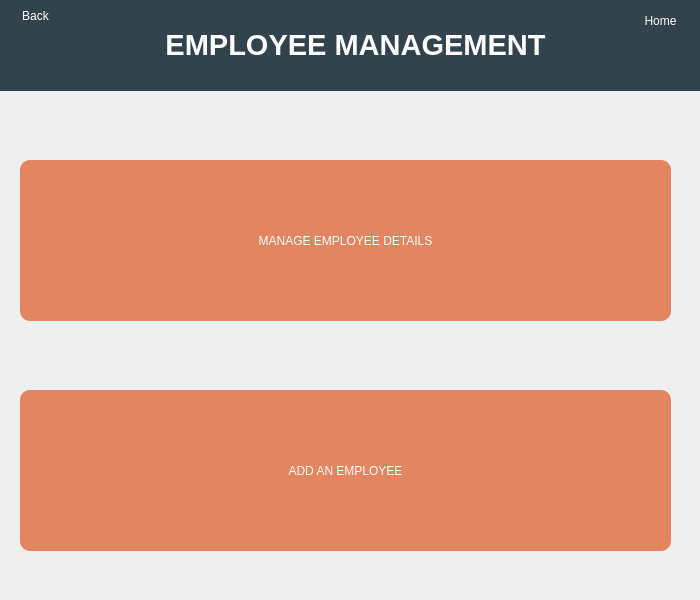
<?xml version="1.0" encoding="UTF-8"?>
<ui version="4.0">
 <class>EmployeeManagement</class>
 <widget class="QWidget" name="EmployeeManagement">
  <property name="geometry">
   <rect>
    <x>0</x>
    <y>0</y>
    <width>700</width>
    <height>600</height>
   </rect>
  </property>
  <property name="minimumSize">
   <size>
    <width>700</width>
    <height>600</height>
   </size>
  </property>
  <property name="maximumSize">
   <size>
    <width>700</width>
    <height>600</height>
   </size>
  </property>
  <property name="windowTitle">
   <string>EmployeeManagement</string>
  </property>
  <property name="windowIcon">
   <iconset resource="res.qrc">
    <normaloff>:/Images/Images/EMPLOYEE.png</normaloff>:/Images/Images/EMPLOYEE.png</iconset>
  </property>
  <widget class="QLabel" name="label">
   <property name="geometry">
    <rect>
     <x>0</x>
     <y>0</y>
     <width>711</width>
     <height>91</height>
    </rect>
   </property>
   <property name="styleSheet">
    <string notr="true">color: rgb(255, 255, 255);
font: 58 26pt &quot;Lucida Bright&quot;;

background-color: rgb(50, 67, 77);


</string>
   </property>
   <property name="text">
    <string>&lt;html&gt;&lt;head/&gt;&lt;body&gt;&lt;p align=&quot;center&quot;&gt;&lt;span style=&quot; font-size:22pt; font-weight:600;&quot;&gt; EMPLOYEE MANAGEMENT&lt;/span&gt;&lt;/p&gt;&lt;/body&gt;&lt;/html&gt;</string>
   </property>
  </widget>
  <widget class="QLabel" name="label_7">
   <property name="geometry">
    <rect>
     <x>100</x>
     <y>10</y>
     <width>51</width>
     <height>61</height>
    </rect>
   </property>
   <property name="styleSheet">
    <string notr="true">color: rgb(255, 255, 255);
font: 58 26pt &quot;Lucida Bright&quot;;
background-color: rgb(50, 67, 77);


</string>
   </property>
   <property name="text">
    <string/>
   </property>
   <property name="pixmap">
    <pixmap resource="res.qrc">:/Inverted Images/Images/Inverted/image (5).png</pixmap>
   </property>
   <property name="scaledContents">
    <bool>true</bool>
   </property>
  </widget>
  <widget class="QPushButton" name="pushButton">
   <property name="geometry">
    <rect>
     <x>20</x>
     <y>160</y>
     <width>651</width>
     <height>161</height>
    </rect>
   </property>
   <property name="sizePolicy">
    <sizepolicy hsizetype="Preferred" vsizetype="Preferred">
     <horstretch>0</horstretch>
     <verstretch>0</verstretch>
    </sizepolicy>
   </property>
   <property name="layoutDirection">
    <enum>Qt::LeftToRight</enum>
   </property>
   <property name="autoFillBackground">
    <bool>false</bool>
   </property>
   <property name="styleSheet">
    <string notr="true">font: 75 24pt &quot;MS Sans Serif&quot;;
color: rgb(255, 255, 255);
border: 5px;
background-color: rgb(227, 133, 97);
border-radius: 10px;


</string>
   </property>
   <property name="text">
    <string>MANAGE EMPLOYEE DETAILS</string>
   </property>
   <property name="icon">
    <iconset resource="res.qrc">
     <normaloff>:/Inverted Images/Images/Inverted/image (1).png</normaloff>:/Inverted Images/Images/Inverted/image (1).png</iconset>
   </property>
   <property name="iconSize">
    <size>
     <width>60</width>
     <height>60</height>
    </size>
   </property>
  </widget>
  <widget class="QPushButton" name="pushButton_2">
   <property name="geometry">
    <rect>
     <x>20</x>
     <y>390</y>
     <width>651</width>
     <height>161</height>
    </rect>
   </property>
   <property name="sizePolicy">
    <sizepolicy hsizetype="Preferred" vsizetype="Preferred">
     <horstretch>0</horstretch>
     <verstretch>0</verstretch>
    </sizepolicy>
   </property>
   <property name="layoutDirection">
    <enum>Qt::LeftToRight</enum>
   </property>
   <property name="autoFillBackground">
    <bool>false</bool>
   </property>
   <property name="styleSheet">
    <string notr="true">font: 75 24pt &quot;MS Sans Serif&quot;;
color: rgb(255, 255, 255);
border: 5px;
background-color: rgb(227, 133, 97);
border-radius: 10px;


</string>
   </property>
   <property name="text">
    <string>ADD AN EMPLOYEE</string>
   </property>
   <property name="icon">
    <iconset resource="res.qrc">
     <normaloff>:/Inverted Images/Images/Inverted/image.png</normaloff>:/Inverted Images/Images/Inverted/image.png</iconset>
   </property>
   <property name="iconSize">
    <size>
     <width>60</width>
     <height>60</height>
    </size>
   </property>
  </widget>
  <widget class="QPushButton" name="pushButton_7">
   <property name="geometry">
    <rect>
     <x>0</x>
     <y>0</y>
     <width>71</width>
     <height>31</height>
    </rect>
   </property>
   <property name="sizePolicy">
    <sizepolicy hsizetype="Preferred" vsizetype="Preferred">
     <horstretch>0</horstretch>
     <verstretch>0</verstretch>
    </sizepolicy>
   </property>
   <property name="layoutDirection">
    <enum>Qt::LeftToRight</enum>
   </property>
   <property name="autoFillBackground">
    <bool>false</bool>
   </property>
   <property name="styleSheet">
    <string notr="true">font: 75 8pt &quot;MS Sans Serif&quot;;
background-color: rgb(50, 67, 77);
color: rgb(255, 255, 255);
border: 5px;

border-radius: 10px;


</string>
   </property>
   <property name="text">
    <string>Back</string>
   </property>
   <property name="icon">
    <iconset resource="res.qrc">
     <normaloff>:/Inverted Images/Images/Inverted/image (22).png</normaloff>:/Inverted Images/Images/Inverted/image (22).png</iconset>
   </property>
   <property name="iconSize">
    <size>
     <width>20</width>
     <height>20</height>
    </size>
   </property>
  </widget>
  <widget class="QPushButton" name="pushButton_8">
   <property name="geometry">
    <rect>
     <x>620</x>
     <y>0</y>
     <width>81</width>
     <height>41</height>
    </rect>
   </property>
   <property name="sizePolicy">
    <sizepolicy hsizetype="Preferred" vsizetype="Preferred">
     <horstretch>0</horstretch>
     <verstretch>0</verstretch>
    </sizepolicy>
   </property>
   <property name="layoutDirection">
    <enum>Qt::LeftToRight</enum>
   </property>
   <property name="autoFillBackground">
    <bool>false</bool>
   </property>
   <property name="styleSheet">
    <string notr="true">font: 75 8pt &quot;MS Sans Serif&quot;;
background-color: rgb(50, 67, 77);
color: rgb(255, 255, 255);
border: 5px;

border-radius: 10px;


</string>
   </property>
   <property name="text">
    <string>Home</string>
   </property>
   <property name="icon">
    <iconset resource="res.qrc">
     <normaloff>:/Inverted Images/Images/Inverted/image (26).png</normaloff>:/Inverted Images/Images/Inverted/image (26).png</iconset>
   </property>
   <property name="iconSize">
    <size>
     <width>20</width>
     <height>20</height>
    </size>
   </property>
  </widget>
 </widget>
 <resources>
  <include location="res.qrc"/>
 </resources>
 <connections/>
</ui>
